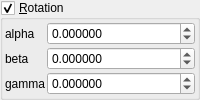
    <widget class="MyGroupBox" name="groupCheck_transf_rotation_enabled">
     <property name="title">
      <string>&amp;Rotation</string>
     </property>
     <property name="checkable">
      <bool>true</bool>
     </property>
     <layout class="QVBoxLayout" name="verticalLayout_9" stretch="0">
      <property name="spacing">
       <number>2</number>
      </property>
      <property name="leftMargin">
       <number>2</number>
      </property>
      <property name="topMargin">
       <number>2</number>
      </property>
      <property name="rightMargin">
       <number>2</number>
      </property>
      <property name="bottomMargin">
       <number>2</number>
      </property>
      <item>
       <layout class="QGridLayout" name="gridLayout_10" columnstretch="0,1">
        <property name="spacing">
         <number>2</number>
        </property>
        <item row="3" column="1">
         <widget class="MyDoubleSpinBox" name="spinboxd3_transf_rotation_z">
          <property name="sizePolicy">
           <sizepolicy hsizetype="Minimum" vsizetype="Maximum">
            <horstretch>0</horstretch>
            <verstretch>0</verstretch>
           </sizepolicy>
          </property>
          <property name="prefix">
           <string/>
          </property>
          <property name="suffix">
           <string/>
          </property>
          <property name="decimals">
           <number>6</number>
          </property>
          <property name="minimum">
           <double>-36000.000000000000000</double>
          </property>
          <property name="maximum">
           <double>36000.000000000000000</double>
          </property>
          <property name="singleStep">
           <double>1.000000000000000</double>
          </property>
         </widget>
        </item>
        <item row="1" column="0">
         <widget class="QLabel" name="label_38">
          <property name="text">
           <string notr="true">alpha</string>
          </property>
         </widget>
        </item>
        <item row="2" column="0">
         <widget class="QLabel" name="label_39">
          <property name="text">
           <string notr="true">beta</string>
          </property>
         </widget>
        </item>
        <item row="3" column="0">
         <widget class="QLabel" name="label_40">
          <property name="text">
           <string notr="true">gamma</string>
          </property>
         </widget>
        </item>
        <item row="2" column="1">
         <widget class="MyDoubleSpinBox" name="spinboxd3_transf_rotation_y">
          <property name="sizePolicy">
           <sizepolicy hsizetype="Minimum" vsizetype="Maximum">
            <horstretch>0</horstretch>
            <verstretch>0</verstretch>
           </sizepolicy>
          </property>
          <property name="prefix">
           <string/>
          </property>
          <property name="suffix">
           <string/>
          </property>
          <property name="decimals">
           <number>6</number>
          </property>
          <property name="minimum">
           <double>-36000.000000000000000</double>
          </property>
          <property name="maximum">
           <double>36000.000000000000000</double>
          </property>
          <property name="singleStep">
           <double>1.000000000000000</double>
          </property>
         </widget>
        </item>
        <item row="1" column="1">
         <widget class="MyDoubleSpinBox" name="spinboxd3_transf_rotation_x">
          <property name="sizePolicy">
           <sizepolicy hsizetype="Minimum" vsizetype="Maximum">
            <horstretch>0</horstretch>
            <verstretch>0</verstretch>
           </sizepolicy>
          </property>
          <property name="prefix">
           <string/>
          </property>
          <property name="suffix">
           <string/>
          </property>
          <property name="decimals">
           <number>6</number>
          </property>
          <property name="minimum">
           <double>-36000.000000000000000</double>
          </property>
          <property name="maximum">
           <double>36000.000000000000000</double>
          </property>
          <property name="singleStep">
           <double>1.000000000000000</double>
          </property>
         </widget>
        </item>
       </layout>
      </item>
     </layout>
    </widget>
